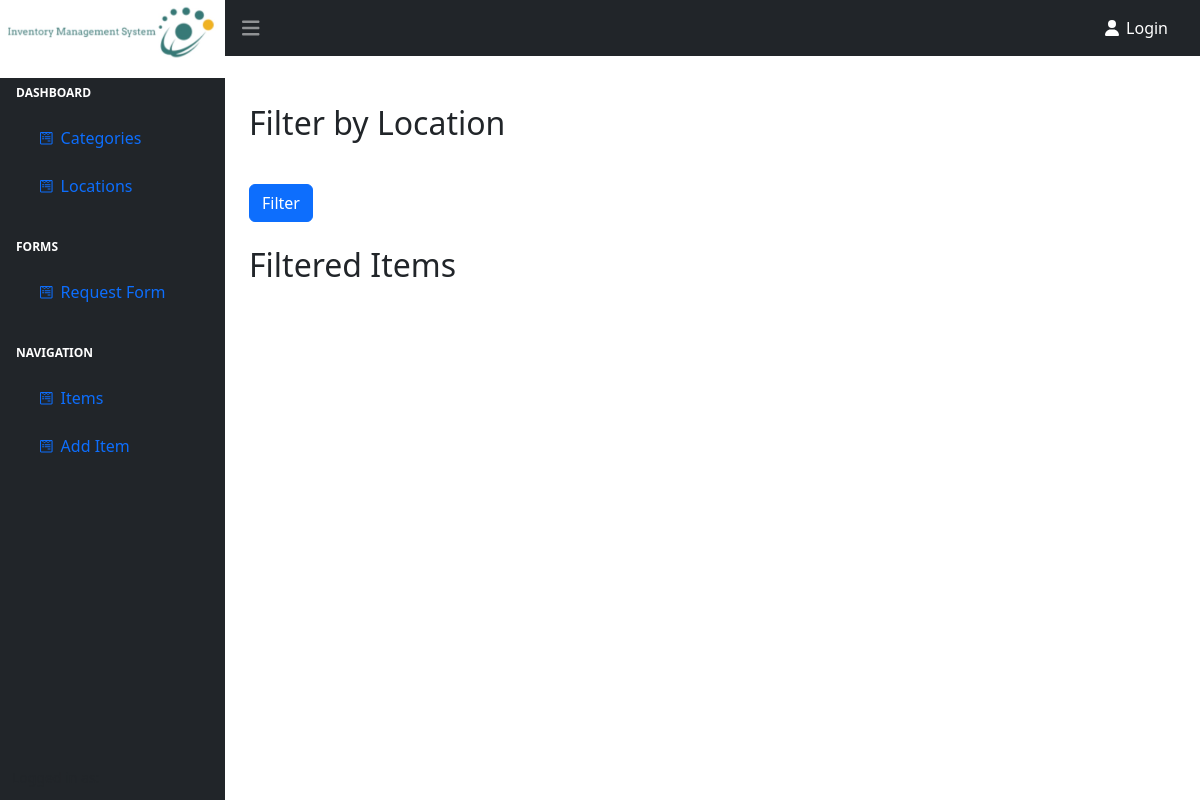
/locations/, run on an earlier commit of the app's database.
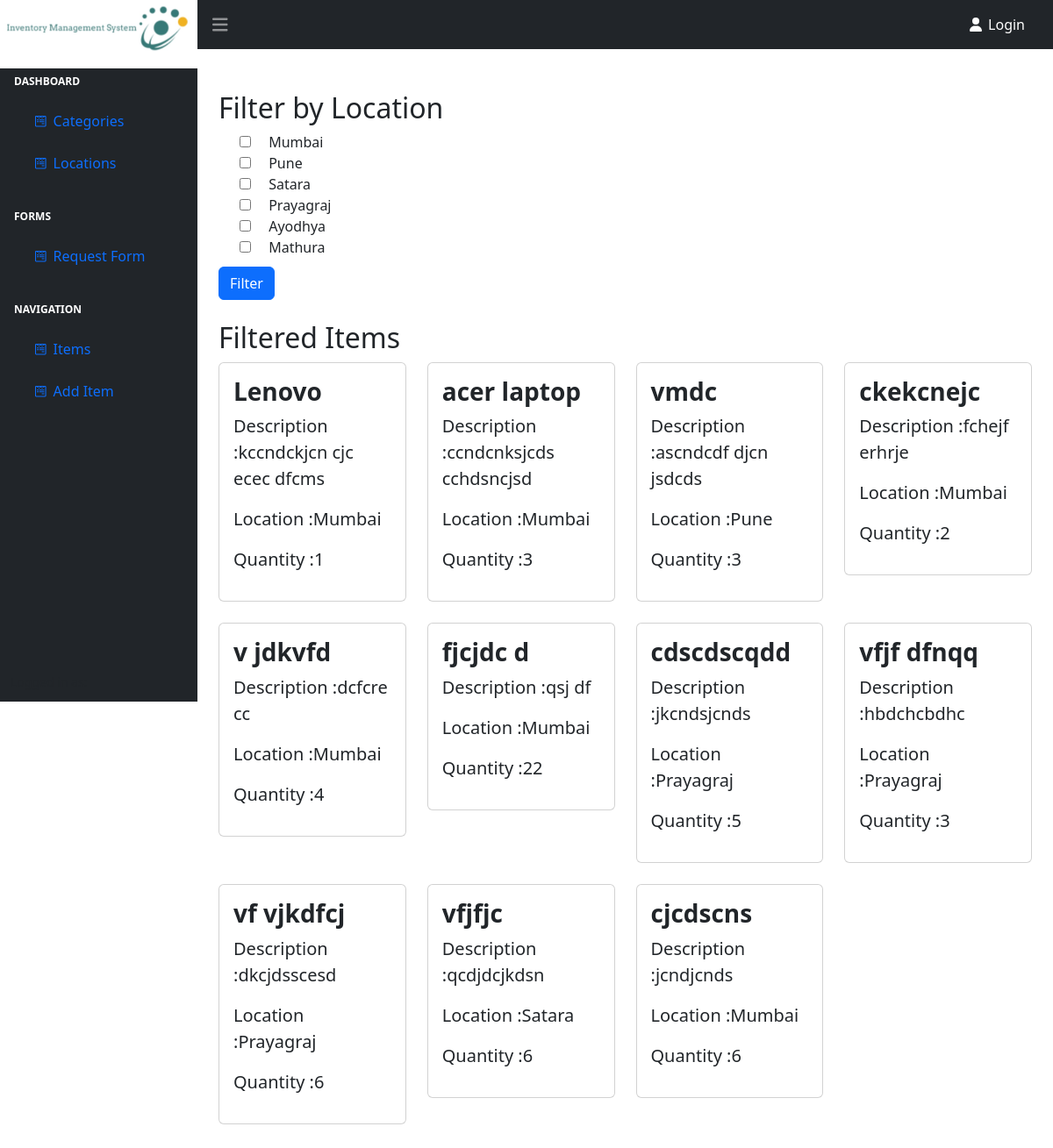
And on a later commit of the database.
### basic/models.py (models this page shows, shortened)
class Location(models.Model):
    name = models.CharField(max_length=100)
    description = models.TextField()
    def __str__(self):
        return self.name

class Item(models.Model):
    name = models.CharField(max_length=200)
    description = models.TextField()
    quantity = models.PositiveIntegerField()
    location = models.ForeignKey(Location,on_delete=models.CASCADE)
    category = models.ForeignKey(Category, on_delete=models.CASCADE)
    price = models.PositiveIntegerField(default=0,null=True)

### basic/views.py (the view)
# urls.py: path('locations/',locations,name = "locations"),
def locations(request):
    locations = Location.objects.all()
    selected_locations = request.GET.getlist("location")
    items = (
        Item.objects.filter(location__in=selected_locations)
        if selected_locations
        else Item.objects.all()
    )
    return render(
        request,
        "basic/location.html",
        {
            "locations": locations,
            "items": items,
            "selected_locations": selected_locations,
        },
    )

### basic/templates/basic/location.html (shortened to what this page needs)
{% extends 'basic/base1.html' %} {% block start %}
<div class="container py-5">
  <div class="col">
    <div class="row">
      <form method="get" class="mb-4">
        <h2>Filter by Location</h2>
        <div class="form-check">
          {% for location in locations %}
          <input
            type="checkbox"
            class="form-check-inline"
            name="location"
            value="{{ location.id }}"
            {%
            if
            location.id
            in
            selected_locations
            %}checked{%
            endif
            %}
          />
          <label class="form-check-label">{{ location.name }}</label><br />
          {% endfor %}
        </div>
        <button type="submit" class="btn btn-primary mt-2">Filter</button>
      </form>
    </div>
    <div class="">
      <h2>Filtered Items</h2>
      <div class="row mb-6">
        {% for item in items %}
        <div class="col-md-3 mb-4">
          <div class="card">
            <div class="card-body">
              <h3 class="fw-bolder ">{{ item.name }}</h3>
              <p class="lead">Description :{{ item.description }}</p>
              <p class="lead">Location :{{ item.location }}</p>
              <p class="lead">Quantity :{{ item.quantity }}</p>
            </div>
          </div>
        </div>
        {% endfor %}
      </div>
    </div>
  </div>
</div>
{% endblock %}

What changed in the data, as far as the page shows it:
added Location: name "Mumbai"
added Location: name "Pune"
added Location: name "Satara"
added Location: name "Prayagraj"
added Location: name "Ayodhya"
added Location: name "Mathura"
added Item: name "Lenovo", description "kccndckjcn cjc ecec dfcms", location "Mumbai", quantity "1"
added Item: name "acer laptop", description "ccndcnksjcds cchdsncjsd", location "Mumbai", quantity "3"
added Item: name "vmdc", description "ascndcdf djcn jsdcds", location "Pune", quantity "3"
added Item: name "ckekcnejc", description "fchejf erhrje", location "Mumbai", quantity "2"
added Item: name "v jdkvfd", description "dcfcre cc", location "Mumbai", quantity "4"
added Item: name "fjcjdc d", description "qsj df", location "Mumbai", quantity "22"
added Item: name "cdscdscqdd", description "jkcndsjcnds", location "Prayagraj", quantity "5"
added Item: name "vfjf dfnqq", description "hbdchcbdhc", location "Prayagraj", quantity "3"
added Item: name "vf vjkdfcj", description "dkcjdsscesd", location "Prayagraj", quantity "6"
added Item: name "vfjfjc", description "qcdjdcjkdsn", location "Satara", quantity "6"
added Item: name "cjcdscns", description "jcndjcnds", location "Mumbai", quantity "6"
